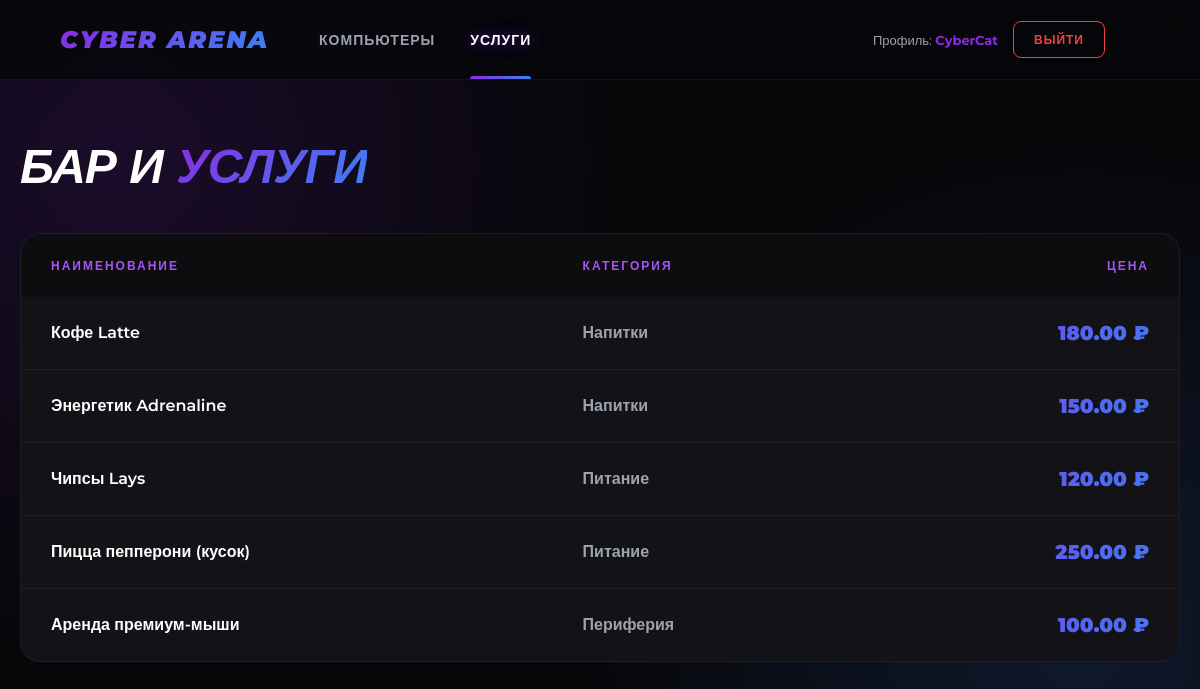
The app's page /services-page/ (signed in) with its own data.
### c_club/models.py (models this page shows, shortened)
class User(AbstractUser): #пользователи
    class Role(models.TextChoices):
        CLIENT = 'client', 'Клиент'
        ADMIN = 'admin', 'Администратор'
        MANAGER = 'manager', 'Менеджер'
        TECHNICIAN = 'technician', 'Техник'
    role = models.CharField(max_length=20, choices=Role.choices, default=Role.CLIENT)
    nickname = models.CharField(max_length=50, unique=True, null=True, blank=True)
    phone = models.CharField(max_length=20, blank=True)
    balance = models.DecimalField(max_digits=10, decimal_places=2, default=0)
    is_blocked = models.BooleanField(default=False)

class Service(models.Model): #услуги
    class Category(models.TextChoices):
        FOOD = 'food', 'Питание'
        DRINK = 'drink', 'Напитки'
        PERIPHERAL = 'peripheral', 'Периферия'
        OTHER = 'other', 'Прочее'
    name = models.CharField(max_length=100)
    category = models.CharField(max_length=20, choices=Category.choices)
    price = models.DecimalField(max_digits=10, decimal_places=2)
    is_active = models.BooleanField(default=True)

### c_club/views.py (the view)
# urls.py: path('services-page/', views.services_page, name='services-page'),
@role_required(['client', 'admin', 'manager', 'technician'])
def services_page(request):
    services = Service.objects.filter(is_active=True)
    return render(request, 'services.html', {'services': services})

### c_club/views.py (called while the page is built)
def role_required(allowed_roles):
    def decorator(view_func):
        @wraps(view_func)
        def _wrapped_view(request, *args, **kwargs):
            if not request.user.is_authenticated:
                return redirect('login_page')
            if request.user.role not in allowed_roles:
                return JsonResponse({'status': 'error', 'message': 'Доступ запрещен', 'code': 403}, status=403)
            return view_func(request, *args, **kwargs)
        return _wrapped_view
    return decorator

### c_club/templates/services.html (shortened to what this page needs)
{% load static %}
<!DOCTYPE html>
<html lang="ru">
<head>
    <link rel="stylesheet" href="{% static 'css/style.css' %}">
</head>
<body>
    <nav>
        <a href="/" class="nav-brand" style="text-decoration: none;">Cyber Arena</a>
        {% if user.is_authenticated %}
            <a href="/arena/" class="{% if request.resolver_match.url_name == 'index' %}active{% endif %}">Компьютеры</a>
            <a href="/services-page/" class="{% if request.resolver_match.url_name == 'services-page' %}active{% endif %}">Услуги</a>
        {% endif %}
        <div style="margin-left: auto; display: flex; align-items: center; gap: 15px;">
            {% if user.is_authenticated %}
                <span style="color: var(--text-muted); font-size: 13px;">
                    Профиль: <b style="color: var(--primary);">{{ user.nickname|default:user.username }}</b>
                </span>
                <a href="/logout/" class="admin-link" style="margin-left: 0; border-color: var(--danger); color: var(--danger) !important;">Выйти</a>
            {% else %}
                <a href="/login/" class="btn" style="padding: 10px 20px; width: auto; font-size: 13px;">Вход</a>
            {% endif %}
        </div>
    </nav>
    <div class="container">
        <h1>Бар и <span>услуги</span></h1>
        <div class="table-wrap">
            <table>
                <thead>
                    <tr>
                        <th>Наименование</th>
                        <th>Категория</th>
                        <th style="text-align: right;">Цена</th>
                    </tr>
                </thead>
                <tbody>
                    {% for service in services %}
                    <tr>
                        <td style="color: #fff;">{{ service.name }}</td>
                        <td style="color: var(--text-muted);">{{ service.get_category_display }}</td>
                        <td style="text-align: right; background: var(--gradient); -webkit-background-clip: text; -webkit-text-fill-color: transparent; font-weight: 900; font-size: 20px;">{{ service.price }} ₽</td>
                    </tr>
                    {% empty %}
                    <tr><td colspan="3" style="text-align: center; padding: 60px; color: var(--text-muted);">Услуг пока нет</td></tr>
                    {% endfor %}
                </tbody>
            </table>
        </div>
    </div>
</body>
</html>

### static/css/style.css (style rules this page uses)
:root { --bg-dark: #07070a; --bg-panel: #121217; --primary: #8a2be2; --primary-light: #a855f7; --primary-dark: #5b21b6; --accent: #3b82f6; --danger: #ef4444; --success: #10b981; --warning: #f59e0b; --text-main: #ffffff; --text-muted: #9ca3af; --border: rgba(138, 43, 226, 0.2); --gradient: linear-gradient(135deg, var(--primary) 0%, var(--accent) 100%); }
* { box-sizing: border-box; margin: 0; padding: 0; }
body { font-family: 'Montserrat', sans-serif; background-color: var(--bg-dark); color: var(--text-main); background-image: radial-gradient(circle at 10% 20%, rgba(138, 43, 226, 0.15) 0%, transparent 40%), radial-gradient(circle at 90% 80%, rgba(59, 130, 246, 0.15) 0%, transparent 40%); background-attachment: fixed; min-height: 100vh; display: flex; flex-direction: column; }
nav { background: rgba(7, 7, 10, 0.8); backdrop-filter: blur(20px); -webkit-backdrop-filter: blur(20px); padding: 0 5%; display: flex; align-items: center; height: 80px; border-bottom: 1px solid rgba(255,255,255,0.05); position: sticky; top: 0; z-index: 100; }
.nav-brand { font-size: 24px; font-weight: 900; font-style: italic; background: var(--gradient); -webkit-background-clip: text; -webkit-text-fill-color: transparent; text-transform: uppercase; letter-spacing: 2px; margin-right: 50px; }
nav a { color: var(--text-muted); text-decoration: none; font-weight: 700; font-size: 14px; text-transform: uppercase; letter-spacing: 1px; margin-right: 35px; transition: all 0.3s ease; position: relative; }
nav a:hover, nav a.active { color: #fff; text-shadow: 0 0 15px rgba(138, 43, 226, 0.8); }
nav a.active::after { content: ''; position: absolute; bottom: -30px; left: 0; width: 100%; height: 3px; background: var(--gradient); border-radius: 3px 3px 0 0; }
.admin-link { margin-left: auto; font-size: 12px; padding: 10px 20px; border: 1px solid rgba(255,255,255,0.1); border-radius: 8px; color: var(--text-muted) !important; }
.container { max-width: 1400px; margin: 0 auto; padding: 60px 20px; width: 100%; flex-grow: 1; }
h1 { font-size: 48px; font-weight: 900; text-transform: uppercase; font-style: italic; margin-bottom: 40px; line-height: 1.1; letter-spacing: -1px; }
h1 span { background: var(--gradient); -webkit-background-clip: text; -webkit-text-fill-color: transparent; }
.table-wrap { background: var(--bg-panel); border: 1px solid rgba(255,255,255,0.05); border-radius: 20px; overflow-x: auto; }
table { width: 100%; border-collapse: collapse; text-align: left; }
th { background: rgba(0,0,0,0.3); padding: 24px 30px; font-size: 12px; text-transform: uppercase; letter-spacing: 2px; color: var(--primary-light); font-weight: 800; }
td { padding: 24px 30px; border-bottom: 1px solid rgba(255,255,255,0.05); font-size: 16px; font-weight: 600; }
tr:last-child td { border-bottom: none; }

### records on screen
User: nickname "CyberCat"
Service: name "Кофе Latte", category "Напитки", price "180.00"
Service: name "Энергетик Adrenaline", category "Напитки", price "150.00"
Service: name "Чипсы Lays", category "Питание", price "120.00"
Service: name "Пицца пепперони (кусок)", category "Питание", price "250.00"
Service: name "Аренда премиум-мыши", category "Периферия", price "100.00"
